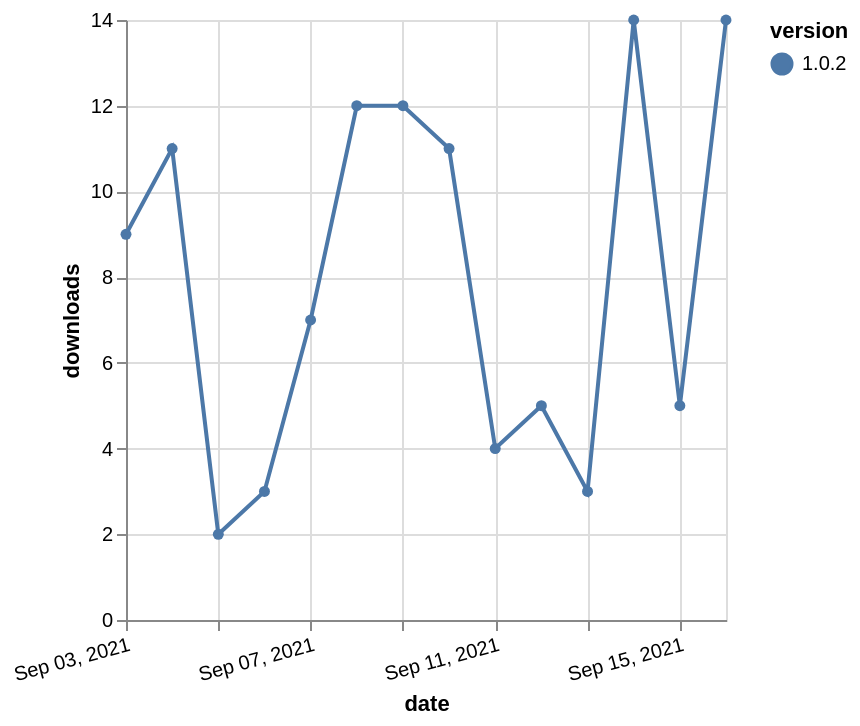

The specification (Vega-Lite) saved for this image:
### Vega-Lite specification from a JSON file in a GitHub repository (floating-point values rounded to 4 significant figures)
{"$schema": "https://vega.github.io/schema/vega-lite/v5.json", "description": "A simple bar chart with embedded data.", "data": {"values": [{"date": "2021-09-03", "total": 84795, "delta": 9, "version": "1.0.2"}, {"date": "2021-09-04", "total": 84806, "delta": 11, "version": "1.0.2"}, {"date": "2021-09-05", "total": 84808, "delta": 2, "version": "1.0.2"}, {"date": "2021-09-06", "total": 84811, "delta": 3, "version": "1.0.2"}, {"date": "2021-09-07", "total": 84818, "delta": 7, "version": "1.0.2"}, {"date": "2021-09-08", "total": 84830, "delta": 12, "version": "1.0.2"}, {"date": "2021-09-09", "total": 84842, "delta": 12, "version": "1.0.2"}, {"date": "2021-09-10", "total": 84853, "delta": 11, "version": "1.0.2"}, {"date": "2021-09-11", "total": 84857, "delta": 4, "version": "1.0.2"}, {"date": "2021-09-12", "total": 84862, "delta": 5, "version": "1.0.2"}, {"date": "2021-09-13", "total": 84865, "delta": 3, "version": "1.0.2"}, {"date": "2021-09-14", "total": 84879, "delta": 14, "version": "1.0.2"}, {"date": "2021-09-15", "total": 84884, "delta": 5, "version": "1.0.2"}, {"date": "2021-09-16", "total": 84898, "delta": 14, "version": "1.0.2"}]}, "width": "container", "mark": {"type": "line", "point": {"filled": true}}, "encoding": {"x": {"field": "date", "type": "temporal", "timeUnit": "yearmonthdate", "title": "date", "axis": {"labelAngle": -15}}, "y": {"field": "delta", "type": "quantitative", "title": "downloads"}, "color": {"field": "version", "type": "nominal"}, "tooltip": {"field": "delta"}}}
